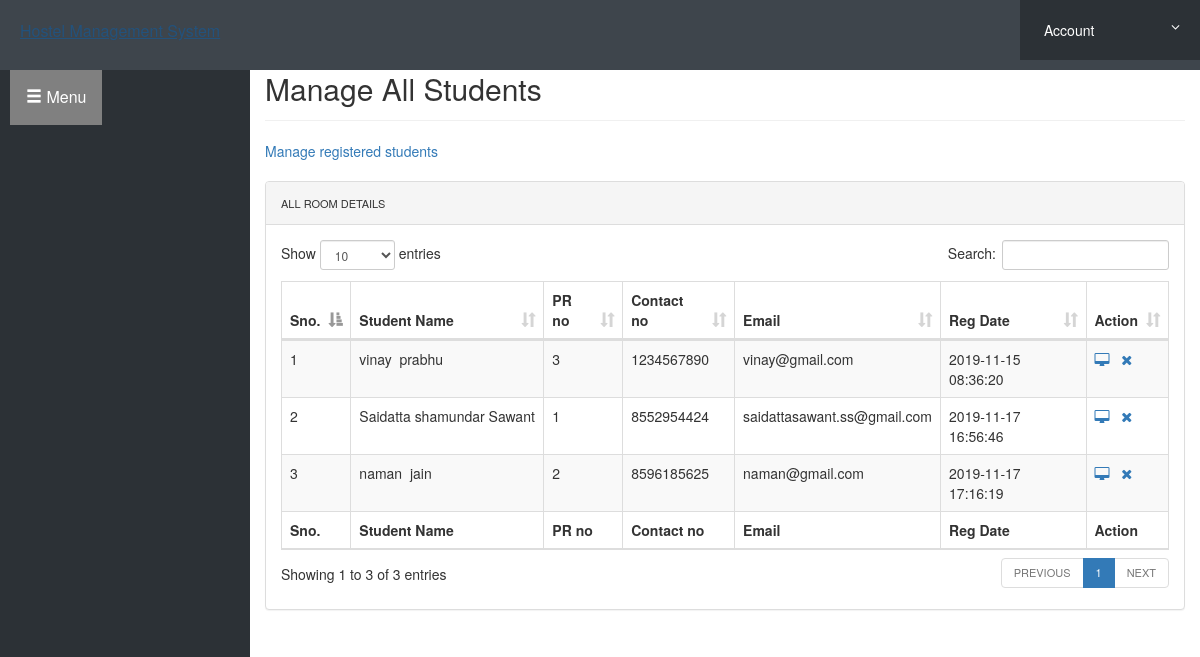
The page /hostel/admin/unregistered.php (signed in) on the database its author committed.
### tables this page shows
CREATE TABLE `userregistration` (
  `id` int(11) NOT NULL,
  `regNo` varchar(255) DEFAULT NULL,
  `firstName` varchar(255) DEFAULT NULL,
  `middleName` varchar(255) DEFAULT NULL,
  `lastName` varchar(255) DEFAULT NULL,
  `gender` varchar(255) DEFAULT NULL,
  `contactNo` bigint(20) DEFAULT NULL,
  `email` varchar(255) DEFAULT NULL,
  `password` varchar(255) DEFAULT NULL,
  `regDate` timestamp NULL DEFAULT current_timestamp(),
  `updationDate` varchar(45) DEFAULT NULL,
  `passUdateDate` varchar(45) DEFAULT NULL
);

### hostel/admin/unregistered.php (the view, shortened to what this page needs)
<?php
include('includes/config.php');
?>
<!doctype html>
<html lang="en" class="no-js">
<head>
	<link rel="stylesheet" href="css/font-awesome.min.css">
	<link rel="stylesheet" href="css/bootstrap.min.css">
	<link rel="stylesheet" href="css/dataTables.bootstrap.min.css">
	<link rel="stylesheet" href="css/bootstrap-social.css">
	<link rel="stylesheet" href="css/bootstrap-select.css">
	<link rel="stylesheet" href="css/fileinput.min.css">
	<link rel="stylesheet" href="css/awesome-bootstrap-checkbox.css">
	<link rel="stylesheet" href="css/style.css">
	<link rel="stylesheet" href="css/menu.css">
	<link rel="stylesheet" href="https://maxcdn.bootstrapcdn.com/bootstrap/3.4.0/css/bootstrap.min.css">
</head>
<body>
	<?php include('includes/header.php');?>
	<div class="ts-main-content">
			<?php include('includes/sidebar.php');?>
		<div class="content-wrapper">
			<div class="container-fluid">
				<div class="row">
					<div class="col-md-12">
						<h2 class="page-title" style="margin-top:4%">Manage All Students</h2>
							<a href="manage-students.php">Manage registered students</a>
						<div class="panel panel-default">
							<div class="panel-heading">All Room Details</div>
							<div class="panel-body">
								<table id="zctb" class="display table table-striped table-bordered table-hover" cellspacing="0" width="100%">
									<thead>
										<tr>
											<th>Sno.</th>
											<th>Student Name</th>
											<th>PR no</th>
											<th>Contact no </th>
											<th>Email </th>
											<th>Reg Date</th>
											<th>Action</th>
											</tr>
									</thead>
									<tfoot>
										<tr>
											<th>Sno.</th>
											<th>Student Name</th>
											<th>PR no</th>
											<th>Contact no </th>
											<th>Email </th>
											<th>Reg Date</th>
											<th>Action</th>
										</tr>
									</tfoot>
									<tbody>
<?php
$ret="select * from userregistration";
$stmt= $mysqli->prepare($ret) ;
$stmt->execute() ;
$res=$stmt->get_result();
$cnt=1;
while($row=$res->fetch_object())
	  {
	  	?>
<tr><td><?php echo $cnt;;?></td>
<td><?php echo $row->firstName;?>&nbsp;<?php echo $row->middleName;?>&nbsp;<?php echo $row->lastName;?></td>
<td><?php echo $row->regNo;?></td>
<td><?php echo $row->contactNo;?></td>
<td><?php echo $row->email;?></td>
<td><?php echo $row->regDate;?></td>
<td>
<a href="javascript:void(0);"  onClick="popUpWindow('http://localhost/project/Hostel_management_System_Project/hostel/admin/full-profile.php?id=<?php echo $row->email;?>');" title="View Full Details"><i class="fa fa-desktop"></i></a>&nbsp;&nbsp;
<a href="unregistered.php?del=<?php echo $row->id;?>" title="Delete Record" onclick="return confirm('Do you want to delete');"><i class="fa fa-close"></i></a></td>
										</tr>
									<?php
$cnt=$cnt+1;
									}
									 ?>
									</tbody>
								</table>
							</div>
						</div>
					</div>
				</div>
			</div>
		</div>
	</div>
</body>
</html>

### hostel/admin/css/style.css (style rules this page uses)
html { font-size: 14px; }
@media only screen and (min-width: 480px) { html { font-size: 17px; } }
@media only screen and (min-width: 768px) { html { font-size: 14px; } }
body { font-size: 1em; }
a { color: #37a6c4; }
.panel { overflow: hidden; }
.page-title { padding-bottom: 15px; margin-bottom: 20px; border-bottom: 1px solid #f0f0f0; }
.ts-main-content .content-wrapper { padding-top: 15px; margin-top: 20px; }
@media only screen and (min-width: 992px) { .ts-main-content .content-wrapper { margin-left: 250px; } }

### rows shown on the page
userregistration: firstName "vinay", lastName "prabhu", regNo "3", contactNo "1234567890", email "vinay@gmail.com", regDate "2019-11-15 08:36:20"
userregistration: firstName "Saidatta", middleName "shamundar", lastName "Sawant", regNo "1", contactNo "8552954424", email "saidattasawant.ss@gmail.com", regDate "2019-11-17 16:56:46"
userregistration: firstName "naman", lastName "jain", regNo "2", contactNo "8596185625", email "naman@gmail.com", regDate "2019-11-17 17:16:19"
